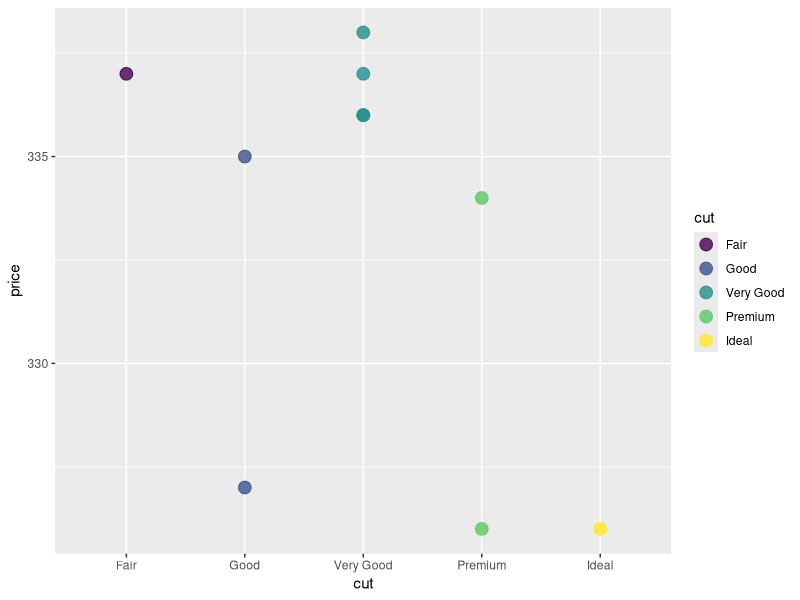
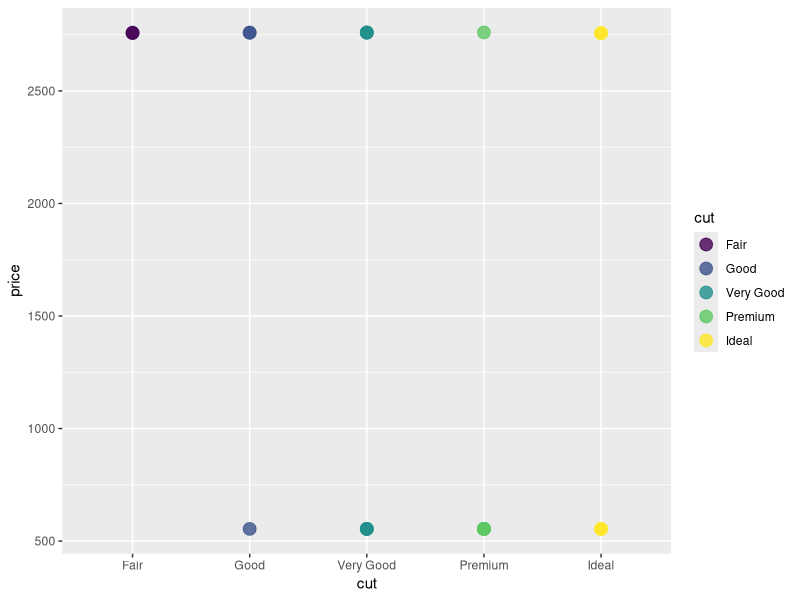
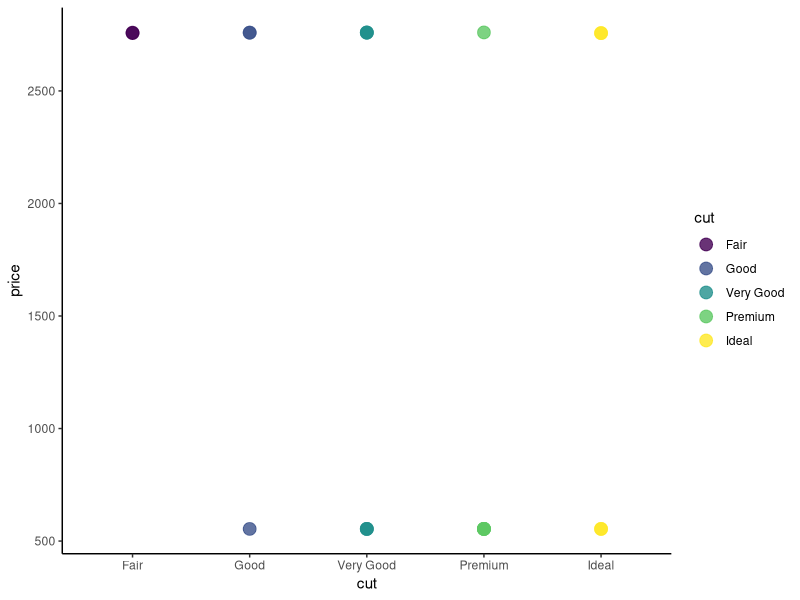
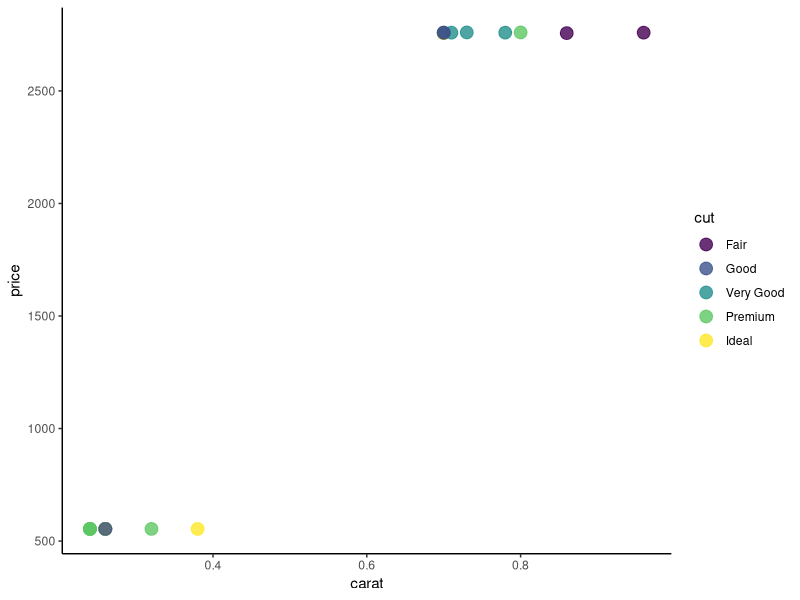
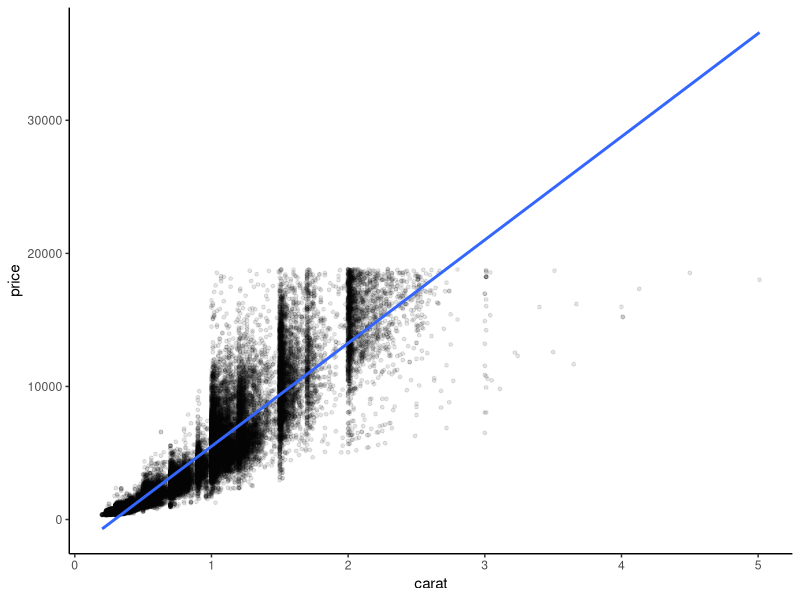

Generate these figures, in order, with R:
## ---- chunk 1

#To read some pieces of code that other people have already written, we can borrow those codebooks from the R library. 

#Here, we borrow some instructions for making plots, which also includes the sample dataset called 'diamonds', by calling up the code using the 'library' function:  
library(ggplot2)

#This is like checking out a codebook from the library - you get to keep it at hand as long as you're working in this space.

#The 'head' command in bash has the same name in R, but it is a function too: 
head(diamonds)

#To change the number of rows displayed, it looks like this: 
head(diamonds, n=10)

#We also talked about how the function nrow() works just like the bash command (word count) that tells us how many lines are in a file: wc -l
nrow(diamonds)
## ---- chunk 2

#This is an example of some student code where they were looking for all the "Good" diamonds: pretty close! 
diamonds[grep("Good",diamonds)]

#Putting results in a variable is good practice if we want to us them later. 

# Use the '<-' combined symbol to "stuff" your code result from the right side into the variable on the left side. You can name the variable whatever you want! We named it 'stud' here: 
stud <- diamonds[grep("Good",diamonds)]

#Let us make a few modifications. 
#First, let's specify that we are looking in rows with a comma after the grep command
#Then let's grep for the pattern in the "cut" column only. 

#To use column information inside the function, we can use SYNTAX like this:
#diamonds$cut. That calls the column "by its name". 

stud2 <- diamonds[grep("Good",diamonds$cut),]
stud2

#Here is a student example of "subsetting" a dataset. 
#This can be a good idea to figure out how the commands work by using smaller datasets.
diamonds[1:10, c("cut","price")] -> dia
dia

#The student code works, but the more typical way to write this is in R is to put the variable name first and the instructions second: 

dia2 <- diamonds[1:10, c("cut", "price")]
dia2


#Much like the 'MATCH' function in excel, the grep function in R returns the index of the matches. 
#Consider this grep function, which searches for the word 'Premium' in the dataframe 'dia2'. Where does it say the matches are? 
matches <- grep("Premium", dia2$cut)
matches

#You should see all of the row numbers returned. So how do we get the information in the rows returned, instead of just which rows have a match? 

#We might try to just use the returned indexes to grab rows: 
dia2[matches,]

#That works! 

#You could also try using the combine function we saw earlier, because we got more than one row number back: 
dia2[c(matches),]

#That works too!

#Finally, let's see if we can stuff the function inside the dataframe to select the right rows, alll in one line of code: 
dia2[grep("Premium", dia2$cut), ]

#I hope you can see that there are LOTS of ways to do things 'right', not just LOTS of ways to get it a little wrong. 

#Another version of grep that students have tried is 'grepl', which returns something called a boolean. 

#Booleans are either 'TRUE' or 'FALSE' for each of the data items surveyed. 

#This could be useful, let's save that list of values in a variable and try some of the same steps as above. 

stud3 <- grepl("Premium", dia2$cut)
stud3
dia2[stud3,]

#Ah! Both booleans from grepl and indexes from grep work!

#Now, I told you the fun part was plotting. How do we? Try this code: 

ggplot(data = dia, aes(x = cut, y = price, color = cut)) +
  geom_point(alpha = 0.8, size =4)

#You'll notice we need to call out plotting function ggplot(). 

#The function needs a dataset (dia), and the variables to use get packaged into the 'aes()' function (aes = aesthetics; how modern!).

#The handy part of ggplot is that we can add-on instructions with extra functions using the '+' sign - kinda like buying upgrades, but free! 

#Here, we add-on upgrades to our datapoints using the function 'geom_point()' and give it a new color opacity using 'alpha' and a new point size using 'size'. Try to change some values and see what happens!  

#For the TASKS, I've created a subset of diamonds called diatask with this command: 

diatask <- diamonds[80:100, c(2,7)]
#print(diatask, n = 20) 

## ---- chunk 3
head (diatask)
#The key variables in diatask are cut and price.
## ---- chunk 4
head(diatask, n = nrow(diatask))
## ---- chunk 5
diatask[diatask$price < 750, ]
## ---- chunk 6
# I expect sparkles to have 10 rows.

print(diatask, n = nrow(diatask))

premium_rows <- diatask[grep("Premium", diatask$cut), ]
ideal_rows <- diatask[grep("Ideal", diatask$cut), ]

sparkles <- rbind(premium_rows, ideal_rows)

sparkles
nrow(sparkles)

# Yes, sparkles has 10 rows, which matches my prediction.
## ---- chunk 7
ggplot(data = diatask, aes(x = cut, y = price, color = cut)) +
  geom_point(alpha = 0.8, size = 4)
## ---- chunk 8
ggplot(data = diatask, aes(x = cut, y = price, color = cut)) +
  geom_point(alpha = 0.8, size = 4) +
  theme_classic()

# I removed the grey gridlines by adding theme_classic().
## ---- chunk 9
diasize <- diamonds[80:100, c("carat", "cut", "price")]

head(diasize)
## ---- chunk 10
ggplot(data = diasize, aes(x = carat, y = price, color = cut)) +
  geom_point(alpha = 0.8, size = 4) +
  theme_classic()
## ---- chunk 11
# The diatask and diasize plots only use 21 rows from the full diamonds
# dataset. This is too small a subset to make a strong conclusion.
# The rows were also selected by position, not randomly, so they may not
# represent the full dataset. Price may also be related to other variables,
# such as color, clarity, cut, and carat.
## ---- chunk 12
carat_price <- diamonds[, c("carat", "price")]

ggplot(data = carat_price, aes(x = carat, y = price)) +
  geom_point(alpha = 0.1, size = 1) +
  geom_smooth(method = "lm", se = FALSE) +
  theme_classic()

# I used all rows from the diamonds dataset and selected the carat and
# price variables. Using the full dataset gives much stronger evidence
# than using only 21 rows.
#
# I found that diamonds with larger carat values generally have higher
# prices. I was not surprised by the overall relationship, but I was
# surprised that diamonds with similar carat values can still have very
# different prices. This suggests that other diamond characteristics also
# affect price.
